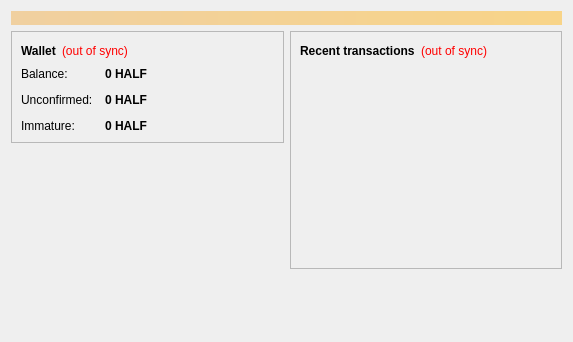
<?xml version="1.0" encoding="UTF-8"?>
<ui version="4.0">
 <class>OverviewPage</class>
 <widget class="QWidget" name="OverviewPage">
  <property name="geometry">
   <rect>
    <x>0</x>
    <y>0</y>
    <width>573</width>
    <height>342</height>
   </rect>
  </property>
  <property name="windowTitle">
   <string>Form</string>
  </property>
  <layout class="QVBoxLayout" name="topLayout">
   <item>
    <widget class="QLabel" name="labelAlerts">
     <property name="visible">
      <bool>false</bool>
     </property>
     <property name="styleSheet">
      <string notr="true">background-color: qlineargradient(x1: 0, y1: 0, x2: 1, y2: 0, stop:0 #F0D0A0, stop:1 #F8D488); color:#000000;</string>
     </property>
     <property name="wordWrap">
      <bool>true</bool>
     </property>
     <property name="margin">
      <number>3</number>
     </property>
    </widget>
   </item>
   <item>
    <layout class="QHBoxLayout" name="horizontalLayout" stretch="1,1">
     <item>
      <layout class="QVBoxLayout" name="verticalLayout_2">
       <item>
        <widget class="QFrame" name="frame">
         <property name="frameShape">
          <enum>QFrame::StyledPanel</enum>
         </property>
         <property name="frameShadow">
          <enum>QFrame::Raised</enum>
         </property>
         <layout class="QVBoxLayout" name="verticalLayout_4">
          <item>
           <layout class="QHBoxLayout" name="horizontalLayout_4">
            <item>
             <widget class="QLabel" name="label_5">
              <property name="font">
               <font>
                <weight>75</weight>
                <bold>true</bold>
               </font>
              </property>
              <property name="text">
               <string>Wallet</string>
              </property>
             </widget>
            </item>
            <item>
             <widget class="QLabel" name="labelWalletStatus">
              <property name="toolTip">
               <string>The displayed information may be out of date. Your wallet automatically synchronizes with the Halfcoin network after a connection is established, but this process has not completed yet.</string>
              </property>
              <property name="styleSheet">
               <string notr="true">QLabel { color: red; }</string>
              </property>
              <property name="text">
               <string notr="true">(out of sync)</string>
              </property>
              <property name="alignment">
               <set>Qt::AlignLeading|Qt::AlignLeft|Qt::AlignVCenter</set>
              </property>
             </widget>
            </item>
            <item>
             <spacer name="horizontalSpacer_2">
              <property name="orientation">
               <enum>Qt::Horizontal</enum>
              </property>
              <property name="sizeHint" stdset="0">
               <size>
                <width>40</width>
                <height>20</height>
               </size>
              </property>
             </spacer>
            </item>
           </layout>
          </item>
          <item>
           <layout class="QFormLayout" name="formLayout_2">
            <property name="fieldGrowthPolicy">
             <enum>QFormLayout::AllNonFixedFieldsGrow</enum>
            </property>
            <property name="horizontalSpacing">
             <number>12</number>
            </property>
            <property name="verticalSpacing">
             <number>12</number>
            </property>
            <item row="0" column="0">
             <widget class="QLabel" name="label">
              <property name="text">
               <string>Balance:</string>
              </property>
             </widget>
            </item>
            <item row="0" column="1">
             <widget class="QLabel" name="labelBalance">
              <property name="font">
               <font>
                <weight>75</weight>
                <bold>true</bold>
               </font>
              </property>
              <property name="cursor">
               <cursorShape>IBeamCursor</cursorShape>
              </property>
              <property name="toolTip">
               <string>Your current balance</string>
              </property>
              <property name="text">
               <string notr="true">0 HALF</string>
              </property>
              <property name="textInteractionFlags">
               <set>Qt::LinksAccessibleByMouse|Qt::TextSelectableByKeyboard|Qt::TextSelectableByMouse</set>
              </property>
             </widget>
            </item>
            <item row="1" column="0">
             <widget class="QLabel" name="label_3">
              <property name="text">
               <string>Unconfirmed:</string>
              </property>
             </widget>
            </item>
            <item row="1" column="1">
             <widget class="QLabel" name="labelUnconfirmed">
              <property name="font">
               <font>
                <weight>75</weight>
                <bold>true</bold>
               </font>
              </property>
              <property name="cursor">
               <cursorShape>IBeamCursor</cursorShape>
              </property>
              <property name="toolTip">
               <string>Total of transactions that have yet to be confirmed, and do not yet count toward the current balance</string>
              </property>
              <property name="text">
               <string notr="true">0 HALF</string>
              </property>
              <property name="textInteractionFlags">
               <set>Qt::LinksAccessibleByMouse|Qt::TextSelectableByKeyboard|Qt::TextSelectableByMouse</set>
              </property>
             </widget>
            </item>
            <item row="2" column="0">
             <widget class="QLabel" name="labelImmatureText">
              <property name="text">
               <string>Immature:</string>
              </property>
             </widget>
            </item>
            <item row="2" column="1">
             <widget class="QLabel" name="labelImmature">
              <property name="font">
               <font>
                <weight>75</weight>
                <bold>true</bold>
               </font>
              </property>
              <property name="toolTip">
               <string>Mined balance that has not yet matured</string>
              </property>
              <property name="text">
               <string notr="true">0 HALF</string>
              </property>
              <property name="textInteractionFlags">
               <set>Qt::LinksAccessibleByMouse|Qt::TextSelectableByKeyboard|Qt::TextSelectableByMouse</set>
              </property>
             </widget>
            </item>
           </layout>
          </item>
         </layout>
        </widget>
       </item>
       <item>
        <spacer name="verticalSpacer">
         <property name="orientation">
          <enum>Qt::Vertical</enum>
         </property>
         <property name="sizeHint" stdset="0">
          <size>
           <width>20</width>
           <height>40</height>
          </size>
         </property>
        </spacer>
       </item>
      </layout>
     </item>
     <item>
      <layout class="QVBoxLayout" name="verticalLayout_3">
       <item>
        <widget class="QFrame" name="frame_2">
         <property name="frameShape">
          <enum>QFrame::StyledPanel</enum>
         </property>
         <property name="frameShadow">
          <enum>QFrame::Raised</enum>
         </property>
         <layout class="QVBoxLayout" name="verticalLayout">
          <item>
           <layout class="QHBoxLayout" name="horizontalLayout_2">
            <item>
             <widget class="QLabel" name="label_4">
              <property name="text">
               <string>&lt;b&gt;Recent transactions&lt;/b&gt;</string>
              </property>
             </widget>
            </item>
            <item>
             <widget class="QLabel" name="labelTransactionsStatus">
              <property name="toolTip">
               <string>The displayed information may be out of date. Your wallet automatically synchronizes with the Halfcoin network after a connection is established, but this process has not completed yet.</string>
              </property>
              <property name="styleSheet">
               <string notr="true">QLabel { color: red; }</string>
              </property>
              <property name="text">
               <string notr="true">(out of sync)</string>
              </property>
              <property name="alignment">
               <set>Qt::AlignRight|Qt::AlignTrailing|Qt::AlignVCenter</set>
              </property>
             </widget>
            </item>
            <item>
             <spacer name="horizontalSpacer">
              <property name="orientation">
               <enum>Qt::Horizontal</enum>
              </property>
              <property name="sizeHint" stdset="0">
               <size>
                <width>40</width>
                <height>20</height>
               </size>
              </property>
             </spacer>
            </item>
           </layout>
          </item>
          <item>
           <widget class="QListView" name="listTransactions">
            <property name="styleSheet">
             <string notr="true">QListView { background: transparent; }</string>
            </property>
            <property name="frameShape">
             <enum>QFrame::NoFrame</enum>
            </property>
            <property name="verticalScrollBarPolicy">
             <enum>Qt::ScrollBarAlwaysOff</enum>
            </property>
            <property name="horizontalScrollBarPolicy">
             <enum>Qt::ScrollBarAlwaysOff</enum>
            </property>
            <property name="selectionMode">
             <enum>QAbstractItemView::NoSelection</enum>
            </property>
           </widget>
          </item>
         </layout>
        </widget>
       </item>
       <item>
        <spacer name="verticalSpacer_2">
         <property name="orientation">
          <enum>Qt::Vertical</enum>
         </property>
         <property name="sizeHint" stdset="0">
          <size>
           <width>20</width>
           <height>40</height>
          </size>
         </property>
        </spacer>
       </item>
      </layout>
     </item>
    </layout>
   </item>
  </layout>
 </widget>
 <resources/>
 <connections/>
</ui>
